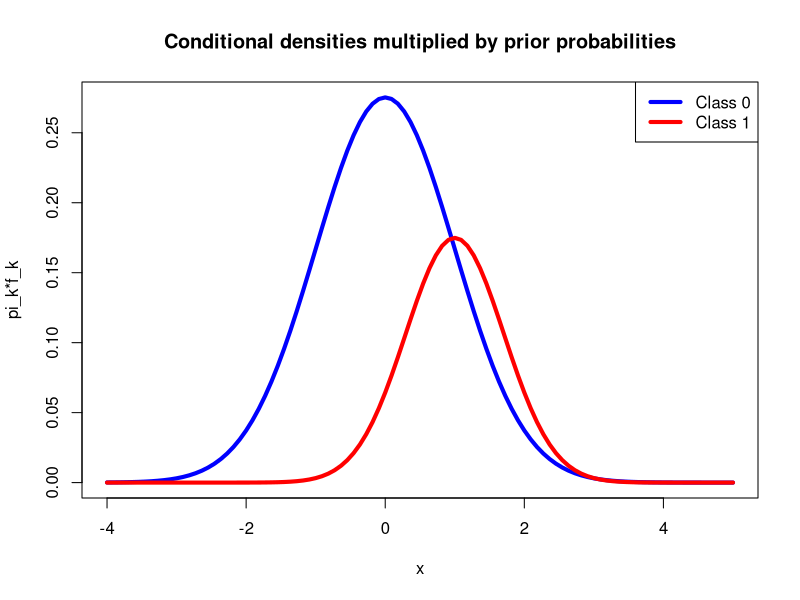
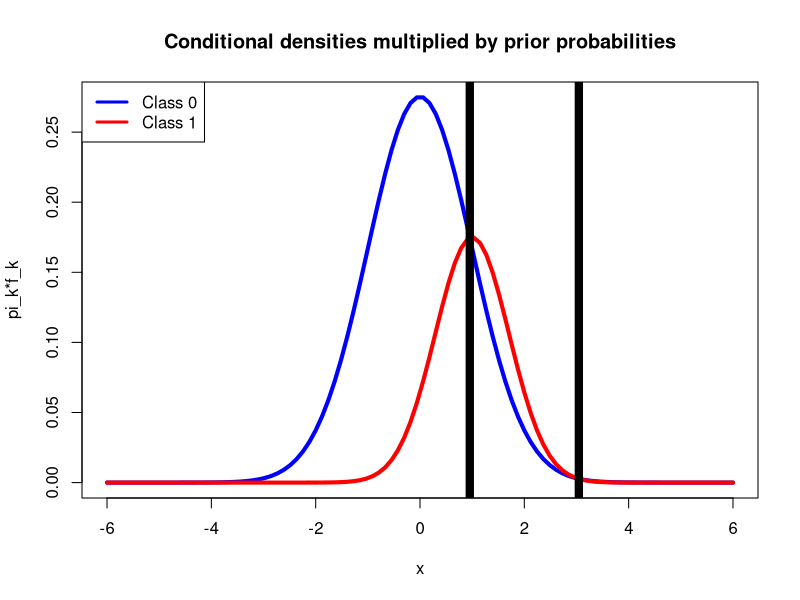

R code for these plots, in order: (Note: this script raises an error after producing the figures.)
## ---- chunk 1
knitr::opts_chunk$set(echo = TRUE)
## ---- chunk 2
x = seq(-4,5,length=100)

plot(x,
	0.69*dnorm(x,0,1),
	pch=21,
	col="blue",
	cex=0.6,
	lwd = 4,
	type="l",
	xlab = "x",
	ylab = "pi_k*f_k",
	main = "Conditional densities multiplied by prior probabilities")

points(x,
	0.31*dnorm(x,1,0.7071068),
	pch=21,
	col="red",
	cex=0.6,
	lwd = 4,
	type="l")

legend("topright",
	legend = c("Class 0", "Class 1"),
	col = c("blue","red"),
	lwd = 4,
	text.col = "black",
	horiz = FALSE)

## ---- chunk 3
quadratic <- function(a,b,c){
  disc = b^2 - 4*a*c
  if(disc < 0){
    print("There is no roots")
  }
  else if (disc == 0){
    print(-c/b)
  }
  
  else{
    print(-b+sqrt(disc)/(2*a))
    print(-b-sqrt(disc)/(2*a))
  }
}

quadratic(1/2,-2,1-log(0.31/0.69*sqrt(2)))

## ---- chunk 4
x = seq(-6,6,length=100)

plot(x,
	0.69*dnorm(x,0,1),
	pch=21,
	col="blue",
	cex=0.6,
	lwd = 4,
	type="l",
	xlab = "x",
	ylab = "pi_k*f_k",
	main = "Conditional densities multiplied by prior probabilities")

points(x,
	0.31*dnorm(x,1,0.7071068),
	pch=21,
	col="red",
	cex=0.6,
	lwd = 4,
	type="l")

legend("topleft",
	legend = c("Class 0", "Class 1"),
	col = c("blue","red"),
	lwd = 3,
	text.col = "black",
	horiz = FALSE)

points(c(0.9545773197717013,0.9545773197717013),
	c(-0.1,0.3),
	lwd = 8,
	col = "black",
	type="l")

points(c(3.045423,3.045423),
	c(-0.1,0.3),
	lwd = 8,
	col = "black",
	type="l")
## ---- chunk 5
print(0.69*1/sqrt(2*pi)*exp(-1/2*3^2))
print(0.31*1/sqrt(pi)*exp(-2^2))
## ---- chunk 6
print(0.31*1/sqrt(pi)*exp(-(1^2)))
## ---- chunk 7
setwd("P:/")
getwd() 

Auto_test=read.csv("AutoTest.csv",header=T,na.strings="?")
fix(Auto_test)

Auto_train=read.csv("AutoTrain.csv",header=T,na.strings="?")
fix(Auto_train)

kNN <- function(k,x.train,y.train,x.pred) {
# 
## This is kNN regression function for problems with
## 1 predictor
#
## INPUTS
#
# k       = number of observations in nieghbourhood 
# x.train = vector of training predictor values
# y.train = vector of training response values
# x.pred  = vector of predictor inputs with unknown
#           response values 
#
## OUTPUT
#
# y.pred  = predicted response values for x.pred

## Initialize:
n.pred <- length(x.pred);		y.pred <- numeric(n.pred)

## Main Loop
for (i in 1:n.pred){
  d <- abs(x.train - x.pred[i])
  dstar = d[order(d)[k]]
  y.pred[i] <- mean(y.train[d <= dstar])		
}
## Return the vector of predictions
invisible(y.pred)
}

## ---- chunk 8
## compute test MSE

MSE <- function(y, y.pred){
  mse = mean((y - y.pred) ^2)
  return(mse)
  }
## ---- chunk 9
# compute training MSE

k = c(2,5,10,20,30,50,100);
train.error = numeric(7);

for (i in 1:7) {
  pred = kNN(k[i],Auto_train$weight,Auto_train$mpg,Auto_train$weight)
  train.error[i] = MSE(Auto_train$mpg,pred)
  print(train.error[i])
}


## ---- chunk 10
# compute testing MSE

test.error = numeric(7);
for (i in 1:7) {
  pred = kNN(k[i],Auto_train$weight,Auto_train$mpg,Auto_test$weight)
  test.error[i] = MSE(Auto_test$mpg,pred)
  print(test.error[i])
}
## ---- chunk 11

#plot KNN error rate

plot(1/k,
	train.error,
	pch=21,
	col="blue",
	cex=0.6,
	lwd = 3,
	type="b",
	xlab = "1/k",
	ylab = "Error rate",
	main = "The KNN error rate")

points(1/k,
	test.error,
	pch=21,
	col="red",
	cex=0.6,
	lwd = 3,
	type="b")

legend("topright",
	legend = c("Training errors", "Testing errors"),
	col = c("blue","red"),
	lwd = 4,
	text.col = "black",
	horiz = FALSE)
## ---- chunk 12
kNN.error = min(test.error)
kNN.error
## ---- chunk 13
Best.k = k[which.min(test.error)]
Best.k
## ---- chunk 14

plot(Auto_train$weight,
	Auto_train$mpg,
	pch=21,
	col="blue",
	cex=0.6,
	lwd = 3,
	type="p",
	xlab = "weight",
	ylab = "miles per gallon",
	main = "KNN model plot for K=30")

points(Auto_test$weight,
	Auto_test$mpg,
	pch=21,
	col="green",
	cex=0.6,
	lwd = 3,
	type="p")

points(Auto_test$weight,
	kNN(30,Auto_train$weight,Auto_train$mpg,Auto_test$weight),
	pch=21,
	col="red",
	cex=0.6,
	lwd = 5,
	type="p")

legend("topright",
	legend = c("Trained sets", "Test sets", "KNN model"),
	col = c("blue","green", "red"),
	lwd = 4,
	text.col = "black",
	horiz = FALSE)

